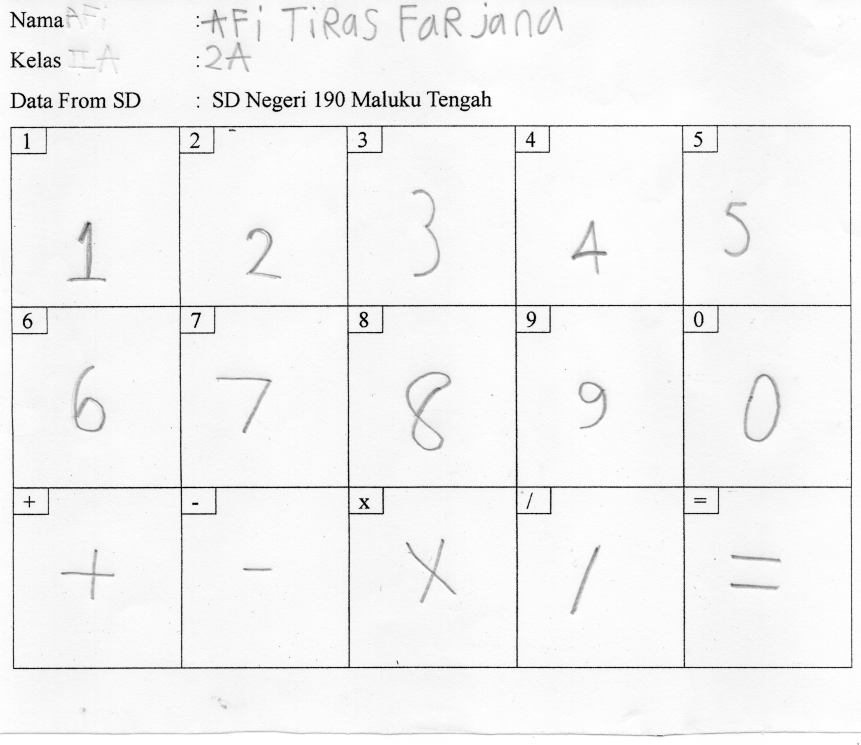
#> input picture Kelas 1 40/img20250124_11304689.png, 2581 x 2235 px, found by its file name (shown at 1/3 size); its folder holds only this picture in this run
$ python main.py
#> lines starting #> are read from the running program, lines starting #| are printed output that depends on the picture; after the words box and inside, x2 and y2 are one past the last pixel; in counts of white or black regions, pixels touching at a corner belong together
### fun.py
from PIL import Image
import os
import glob
import cv2
import numpy as np


# [98 lines left out: functions slice_image_with_margin, crop_largest_box, not called in this run]


def load_pixel(image_path, threshold=None, convert=True):
#> called with image_path = 'Data/Kelas 1 40/img20250124_11304689.png', convert = True
    img = Image.open(image_path)
#> img is the input picture: PIL image 2581x2235 L; min 0, max 255, mean 243.4

    # Convert to grayscale if needed
    if img.mode != 'L':
        img = img.convert('L')

    # Convert to numpy array (uint8 by default)
    pixel_array = np.array(img, dtype=np.uint8) if convert else np.array(img)

    # Determine threshold (use parameter if provided, else auto-calculate)
    teta = threshold if threshold is not None else (np.max(pixel_array) + np.min(pixel_array)) // 2
#> teta = 127

    # Binarize: values >= teta become 0 (background), others 1 (foreground)
    binary_array = np.where(pixel_array >= teta, 0.0, 1.0).astype(np.float32)
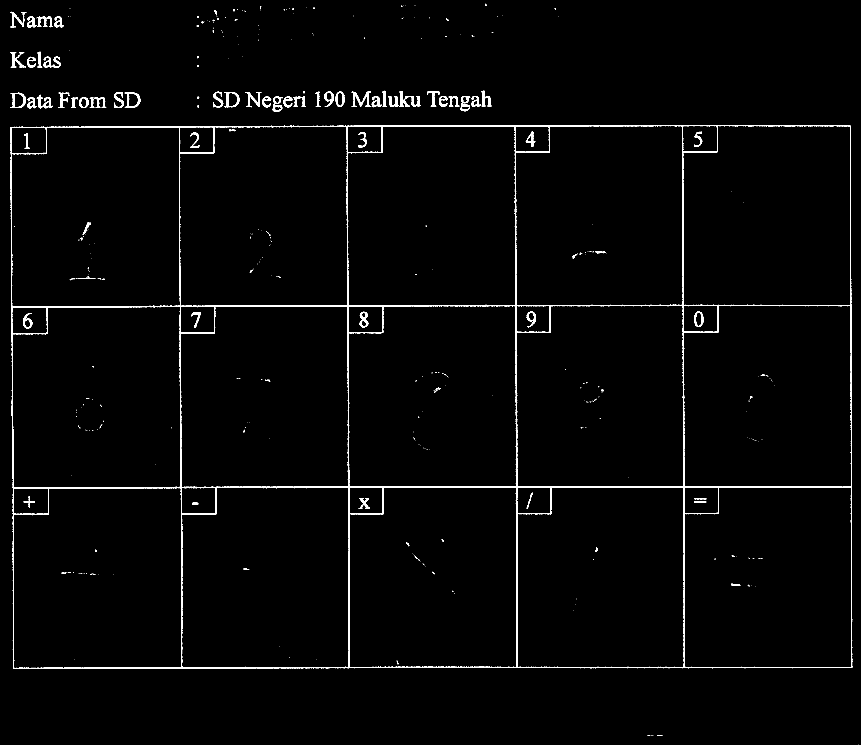
#> binary_array: shape (2235, 2581) float32 (shown at 1/3 size); values 0 (black) and 1 (white), 1.7% white; 393 white regions (298 under 20 px), largest, box (x1, y1, x2, y2) and area: (32, 375, 2557, 2007) 69862, (1054, 274, 1114, 321) 926, (374, 277, 421, 323) 719

    return binary_array.flatten()

# [12 lines left out: function load_pixel2, not called in this run]

    # [22 lines of commented-out code are left out]

### main.py
import fun
import os

output_dir_raw = "RawData/Kelas 1 40/"
output_dir = "Data/Kelas 1 40"
slice_cols = 5
slice_rows = 3
margin_x = 50
margin_y = 78

path = "F:/TUGAS/UNHAS/TESIS/Data/Kelas 1 40"

# [14 lines of commented-out code are left out]


file_names = [file for file in os.listdir(output_dir) if os.path.isfile(os.path.join(output_dir, file))]
print(file_names, len(file_names))

file1 = file_names[0]

x = fun.load_pixel(f"{output_dir}/{file1}")

print(x.shape)
#| (5768535,)

$ run again, on Kelas 1 40/img20250124_11332185.png
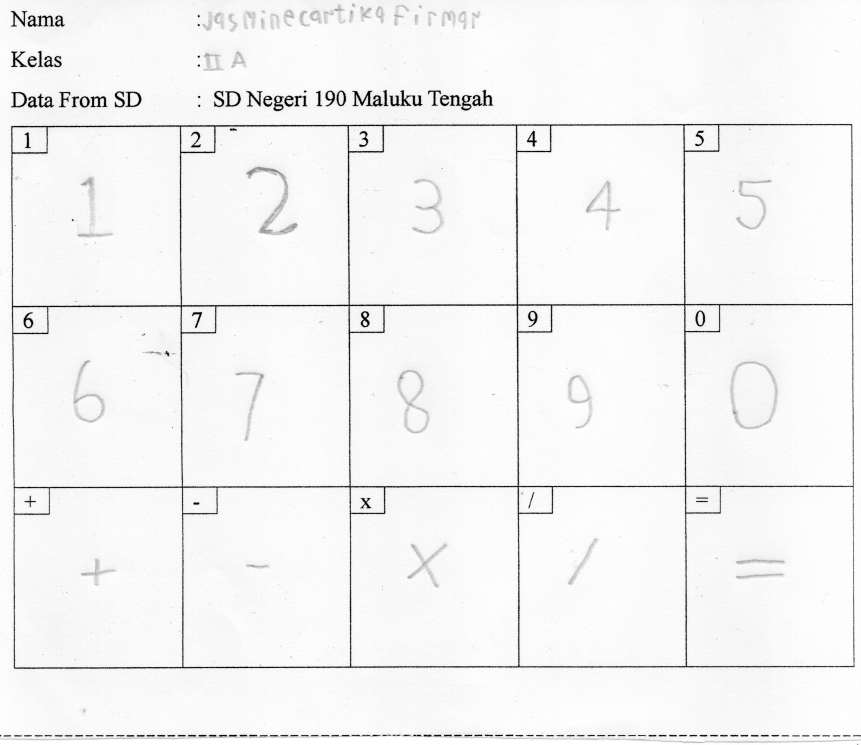
#> input picture Kelas 1 40/img20250124_11332185.png, 2581 x 2235 px, found by its file name (shown at 1/3 size)
#> in load_pixel, img is the input picture: PIL image 2581x2235 L; min 0, max 255, mean 244.2
#> teta = 127
#> in load_pixel, `binary_array = np.where(pixel_array >= teta, 0.0, 1.0).astype(np.float..`:
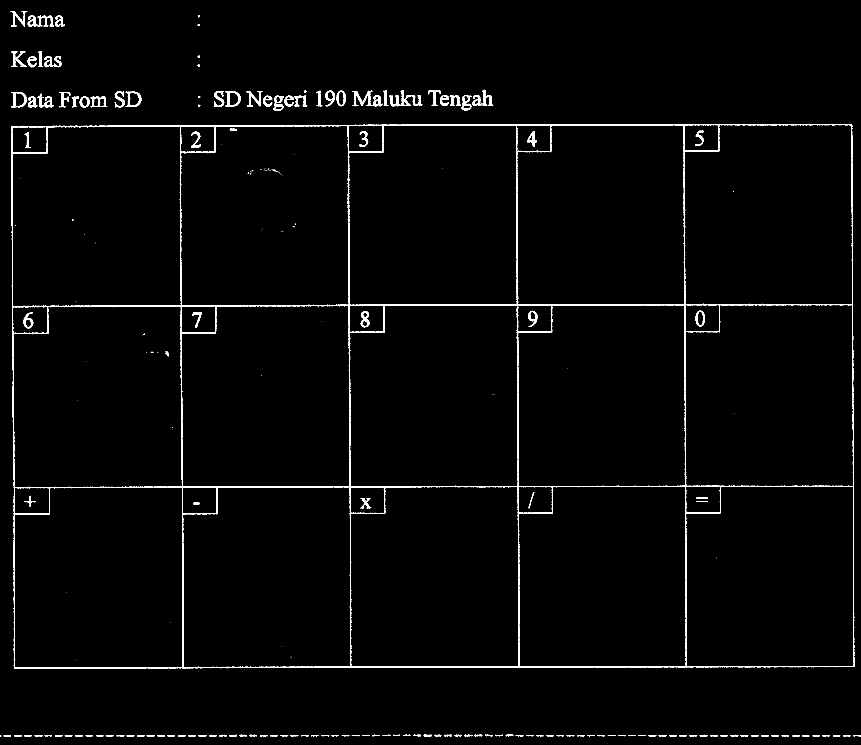
#> binary_array: shape (2235, 2581) float32 (shown at 1/3 size); values 0 (black) and 1 (white), 1.8% white; 217 white regions (63 under 20 px), largest, box (x1, y1, x2, y2) and area: (34, 372, 2561, 2007) 68804, (1168, 271, 1267, 319) 1493, (1057, 272, 1118, 319) 1022
#| (5768535,)

$ run again, on Kelas 1 40/img20250124_11335791.png
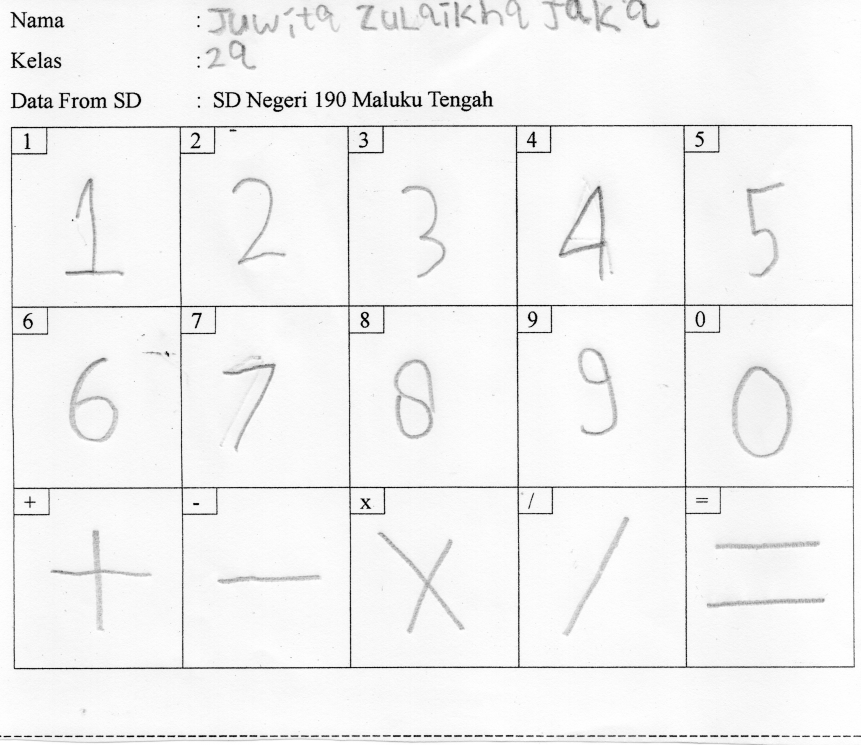
#> input picture Kelas 1 40/img20250124_11335791.png, 2581 x 2235 px, found by its file name (shown at 1/3 size)
#> in load_pixel, img is the input picture: PIL image 2581x2235 L; min 0, max 255, mean 242.5
#> teta = 127
#> in load_pixel, `binary_array = np.where(pixel_array >= teta, 0.0, 1.0).astype(np.float..`:
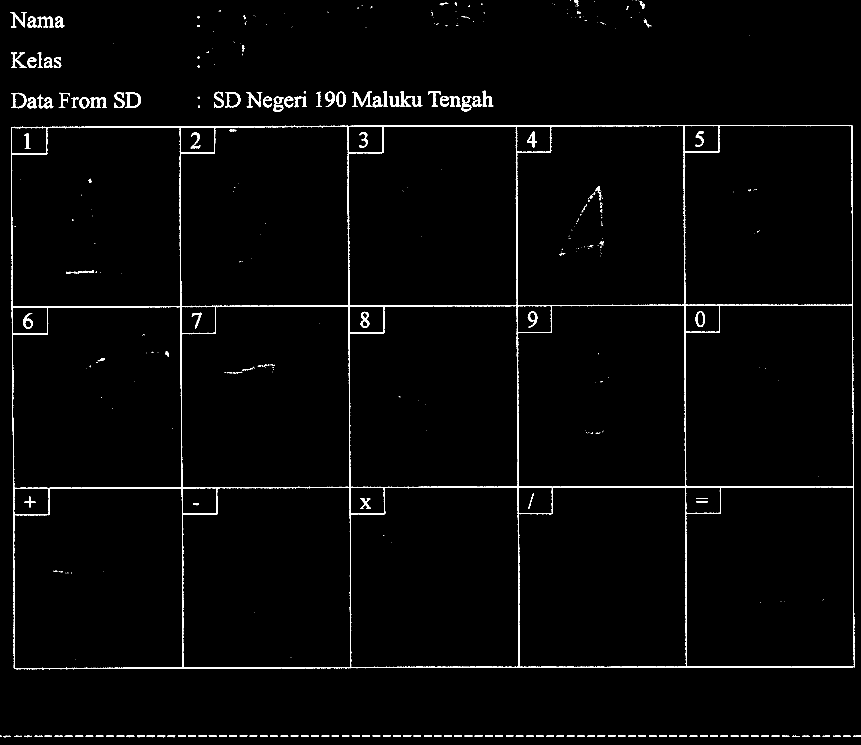
#> binary_array: shape (2235, 2581) float32 (shown at 1/3 size); values 0 (black) and 1 (white), 1.8% white; 436 white regions (253 under 20 px), largest, box (x1, y1, x2, y2) and area: (33, 375, 2564, 2008) 66489, (1168, 273, 1267, 321) 1504, (1057, 275, 1117, 321) 993
#| (5768535,)

$ run again, on Kelas 1 40/img20250124_11345402.png
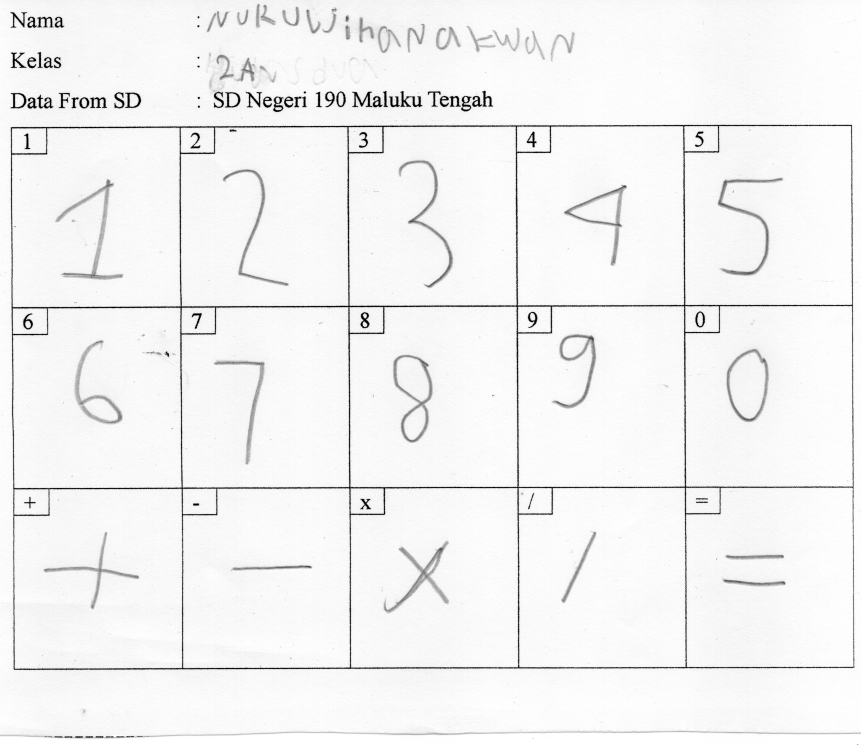
#> input picture Kelas 1 40/img20250124_11345402.png, 2581 x 2235 px, found by its file name (shown at 1/3 size)
#> in load_pixel, img is the input picture: PIL image 2581x2235 L; min 0, max 255, mean 243
#> teta = 127
#> in load_pixel, `binary_array = np.where(pixel_array >= teta, 0.0, 1.0).astype(np.float..`:
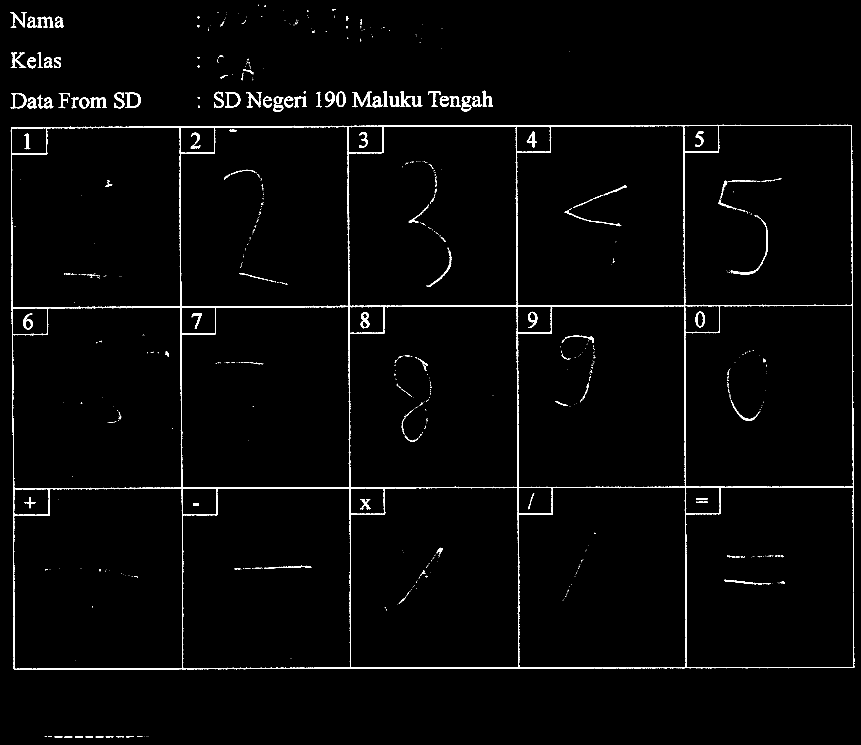
#> binary_array: shape (2235, 2581) float32 (shown at 1/3 size); values 0 (black) and 1 (white), 1.9% white; 802 white regions (637 under 20 px), largest, box (x1, y1, x2, y2) and area: (32, 374, 2563, 2010) 69187, (1201, 273, 1267, 321) 1016, (1056, 275, 1117, 322) 989
#| (5768535,)

$ run again, on Kelas 1 40/img20250124_11313450.png
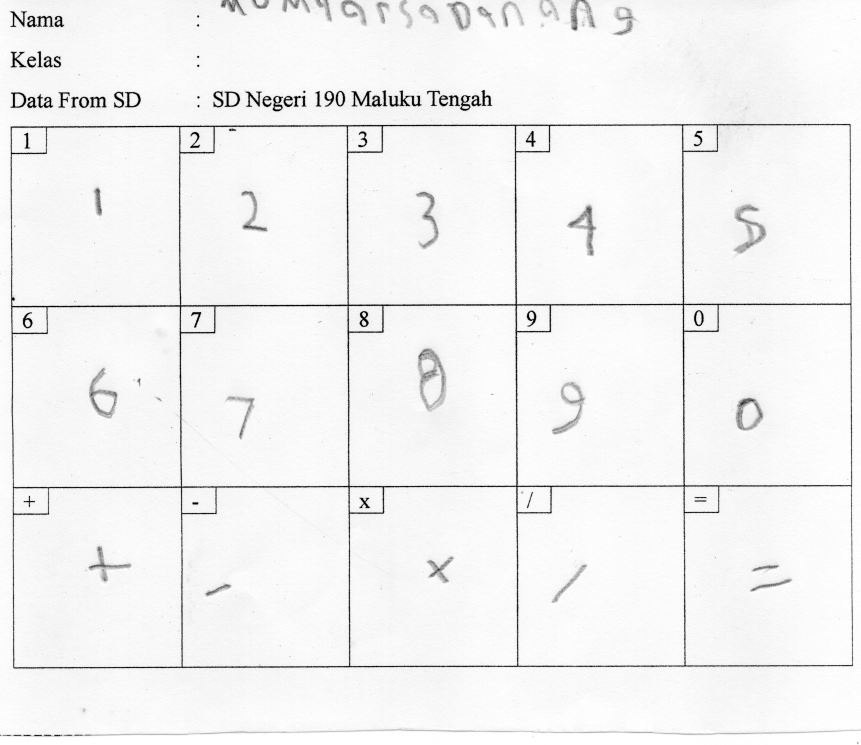
#> input picture Kelas 1 40/img20250124_11313450.png, 2581 x 2235 px, found by its file name (shown at 1/3 size)
#> in load_pixel, img is the input picture: PIL image 2581x2235 L; min 0, max 255, mean 242.9
#> teta = 127
#> in load_pixel, `binary_array = np.where(pixel_array >= teta, 0.0, 1.0).astype(np.float..`:
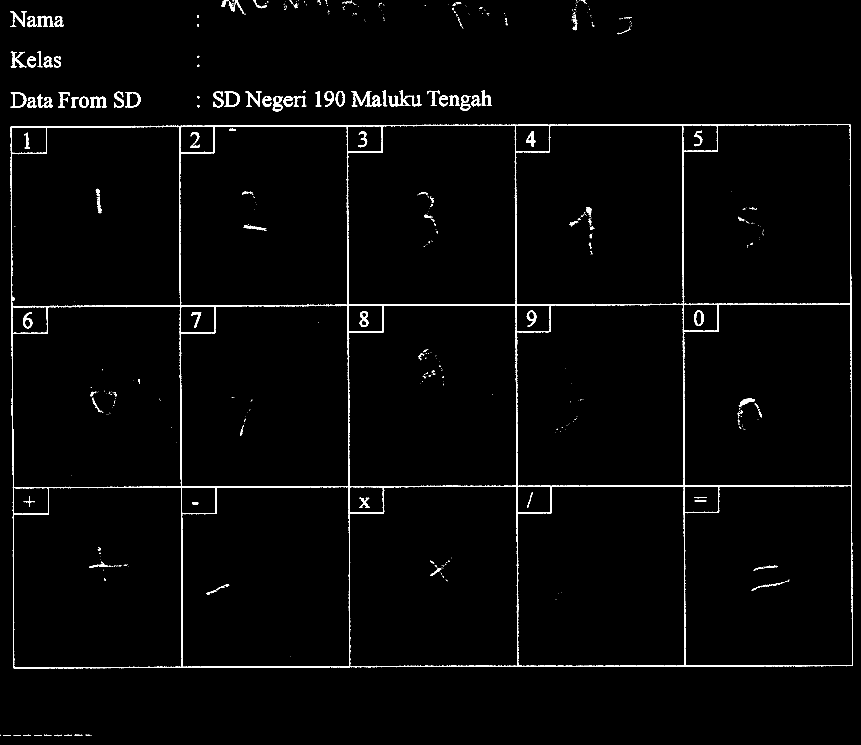
#> binary_array: shape (2235, 2581) float32 (shown at 1/3 size); values 0 (black) and 1 (white), 1.8% white; 570 white regions (424 under 20 px), largest, box (x1, y1, x2, y2) and area: (32, 372, 2559, 2006) 69258, (1054, 273, 1115, 319) 1005, (1199, 272, 1265, 319) 1003
#| (5768535,)
